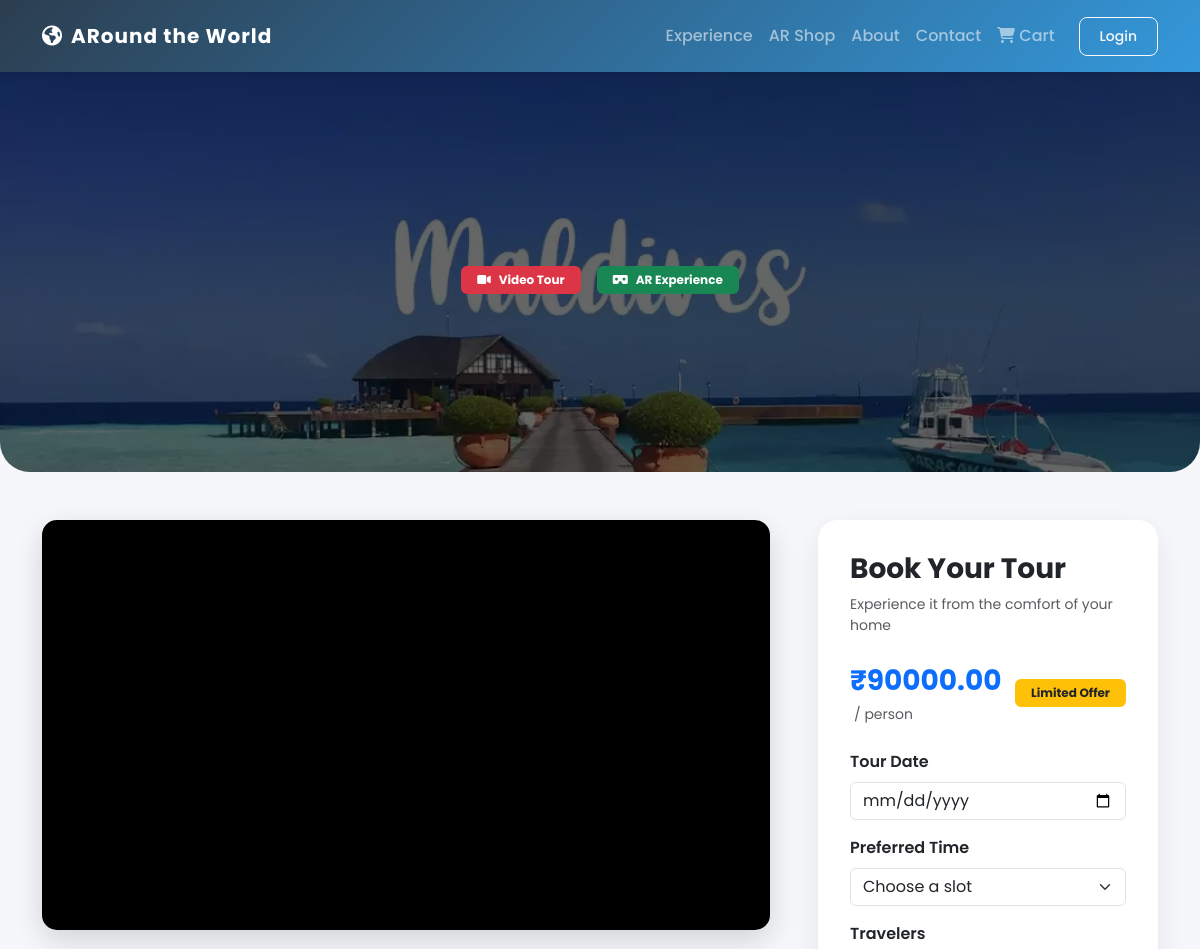
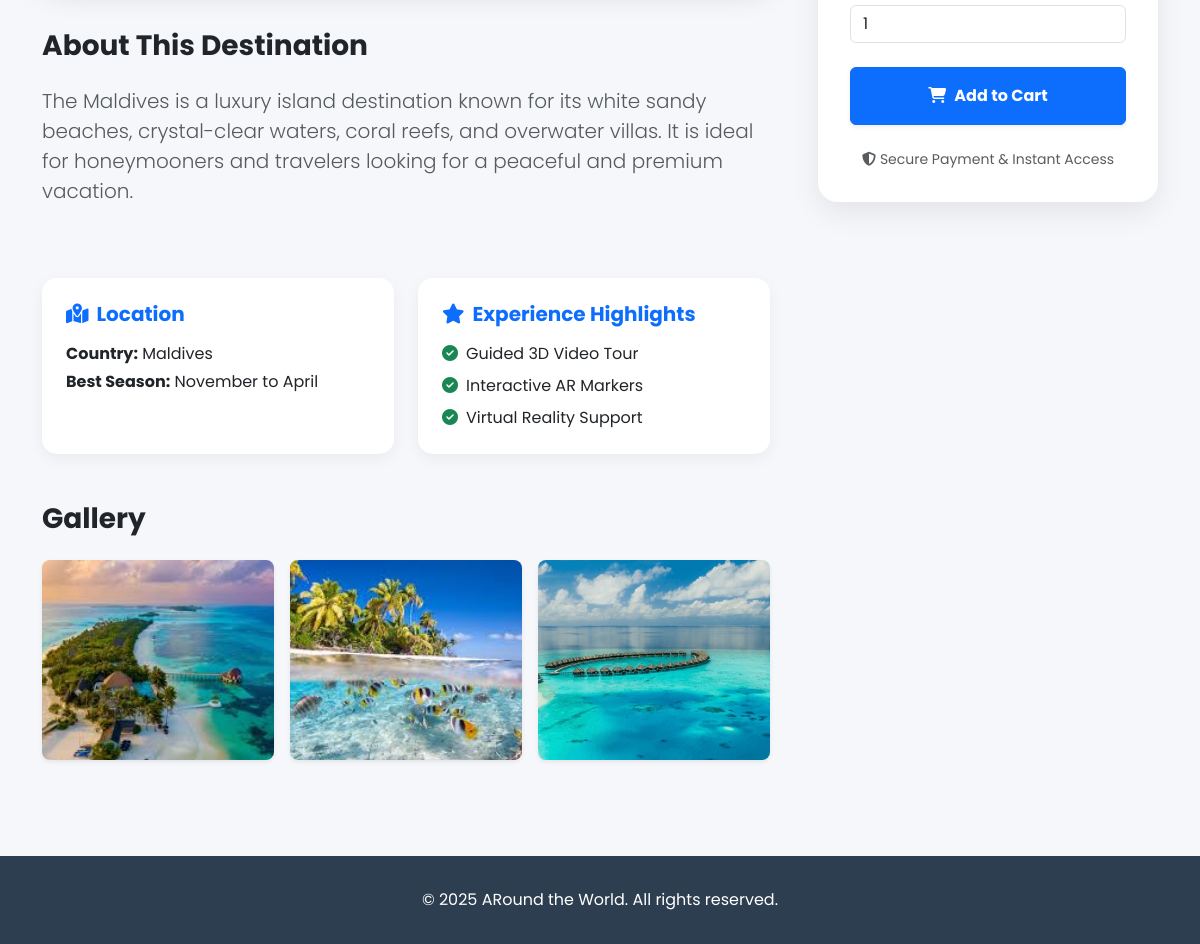
Screenshot of /product/4/ with the database file from the repository (2 pictures, top to bottom).
### shop/models.py (models this page shows, shortened)
class Product(models.Model):
    title = models.CharField(max_length=200)
    description = models.TextField()
    short_description = models.TextField(blank=True)
    price = models.DecimalField(max_digits=10, decimal_places=2)
    image = models.ImageField(upload_to='products/')
    VRimage = models.ImageField(upload_to='vr_images/', null=True, blank=True)
    location = models.CharField(max_length=100)
    season = models.CharField(max_length=50)
    rating = models.DecimalField(max_digits=3, decimal_places=1, default=5.0)
    created_at = models.DateTimeField(auto_now_add=True)
    updated_at = models.DateTimeField(auto_now=True)
    video_url = models.URLField(blank=True, null=True)

class ProductImage(models.Model):
    product = models.ForeignKey(Product, related_name='images', on_delete=models.CASCADE)
    image = models.ImageField(upload_to='product_gallery/')
    alt_text = models.CharField(max_length=100, blank=True)
    created_at = models.DateTimeField(auto_now_add=True)

### shop/views.py (the view)
# urls.py: path('product/<int:pk>/', views.product_detail, name='product_detail'),
def product_detail(request, pk):
    product = get_object_or_404(Product, pk=pk)
    return render(request, 'shop/product_detail.html', {'product': product})

### shop/templates/shop/product_detail.html (shortened to what this page needs)
{% extends 'shop/base.html' %}
{% load static %}
{% block content %}
<section class="experience-hero mb-5">
  <div class="container">
    <div class="d-flex gap-3 justify-content-center">
      <span class="badge bg-danger px-3 py-2"><i class="fas fa-video me-2"></i>Video Tour</span>
      <span class="badge bg-success px-3 py-2"><i class="fas fa-vr-cardboard me-2"></i>AR Experience</span>
    </div>
  </div>
</section>
<div class="container pb-5">
  <div class="row g-5">
    <div class="col-lg-8">
      <div class="video-embed ratio ratio-16x9 mb-5">
        {% if product.video_url %}
        <iframe src="{{ product.video_url }}" frameborder="0" allowfullscreen title="{{ product.name }} Tour"></iframe>
        {% endif %}
      </div>
      <div class="mb-5">
        <h3 class="fw-bold mb-4">About This Destination</h3>
        <p class="lead text-muted line-height-lg">{{ product.description }}</p>
        <div class="row mt-5 g-4">
          <div class="col-md-6">
            <div class="info-card">
              <h5 class="fw-bold mb-3 text-primary"><i class="fas fa-map-marked-alt me-2"></i>Location</h5>
              <p class="mb-1 text-dark"><strong>Country:</strong> {{ product.location|default:"Global" }}</p>
              <p class="mb-0 text-dark"><strong>Best Season:</strong> {{ product.season|default:"All Year" }}</p>
            </div>
          </div>
          <div class="col-md-6">
            <div class="info-card">
              <h5 class="fw-bold mb-3 text-primary"><i class="fas fa-star me-2"></i>Experience Highlights</h5>
              <ul class="list-unstyled mb-0">
                <li class="mb-2"><i class="fas fa-check-circle text-success me-2"></i>Guided 3D Video Tour</li>
                <li class="mb-2"><i class="fas fa-check-circle text-success me-2"></i>Interactive AR Markers</li>
                <li class="mb-0"><i class="fas fa-check-circle text-success me-2"></i>Virtual Reality Support</li>
              </ul>
            </div>
          </div>
        </div>
      </div>
      <h3 class="fw-bold mb-4">Gallery</h3>
      <div class="row g-3">
        {% if product.images.all %}
        {% for img in product.images.all %}
        <div class="col-md-4">
          <img src="{{ img.image.url }}" class="img-fluid rounded-3 shadow-sm" alt="Gallery Image"
            style="height: 200px; width: 100%; object-fit: cover;">
        </div>
        {% endfor %}
        {% else %}
        <div class="col-12">
          <p class="text-muted italic"><i class="far fa-images me-2"></i>Additional images coming soon.</p>
        </div>
        {% endif %}
      </div>
    </div>
    <div class="col-lg-4">
      <div class="booking-card">
        <h3 class="fw-bold mb-2">Book Your Tour</h3>
        <p class="text-muted small mb-4">Experience it from the comfort of your home</p>
        <div class="d-flex justify-content-between align-items-center mb-4">
          <div>
            <span class="fs-3 fw-bold text-primary">₹{{ product.price }}</span>
            <span class="text-muted small ms-1">/ person</span>
          </div>
          <span class="badge bg-warning text-dark px-3 py-2">Limited Offer</span>
        </div>
        <form method="POST" action="{% url 'add_to_cart' product.id %}">
          <div class="mb-3">
            <label class="form-label fw-semibold">Tour Date</label>
            <input type="date" name="date_selected" class="form-control" required>
          </div>
          <div class="mb-3">
            <label class="form-label fw-semibold">Preferred Time</label>
            <select name="time_slot" class="form-select" required>
              <option value="">Choose a slot</option>
            </select>
          </div>
          <div class="mb-4">
            <label class="form-label fw-semibold">Travelers</label>
            <input type="number" name="quantity" class="form-control" value="1" min="1" max="10">
          </div>
          <button type="submit" class="btn btn-primary w-100 py-3 fw-bold shadow-sm">
            <i class="fas fa-shopping-cart me-2"></i>Add to Cart
          </button>
        </form>
        <div class="text-center mt-4">
          <p class="small text-muted mb-0"><i class="fas fa-shield-alt me-1"></i>Secure Payment & Instant Access</p>
        </div>
      </div>
    </div>
  </div>
</div>
{% endblock %}

### shop/templates/shop/base.html (style rules this page uses)
:root { --primary-color: #2c3e50; --secondary-color: #3498db; --accent-color: #2ecc71; }
body { font-family: 'Poppins', sans-serif; background-color: #f5f7fa; min-height: 100vh; display: flex; flex-direction: column; }

### rows the page displays
Product: description "The Maldives is a luxury island destination known for its white sandy beaches, crystal-clear waters, coral reefs, and overwater villas. It is ideal for honeymooners and travelers looking for a peaceful and premium vacation.", location "Maldives", season "November to April", price "90000.00"
ProductImage: image (picture)
ProductImage: image (picture)
ProductImage: image (picture)
